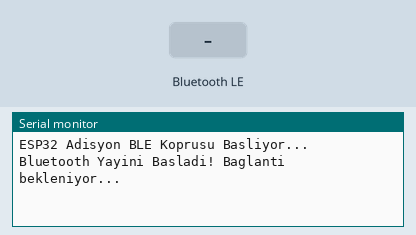
This sketch was run on a simulated ESP32. Parts: the last lines printed to the serial monitor. The inputs (shaded band) are chosen by the test bench. Nothing arrives over Bluetooth unless stated; a phone connects over Bluetooth LE 3 s after start.

Above: at 1.2 s.
1.3 s: Bluetooth LE write "1" received
At 2.5 s:
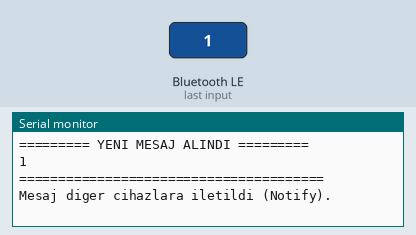
2.8 s: Bluetooth LE write "0" received
At 2.96 s:
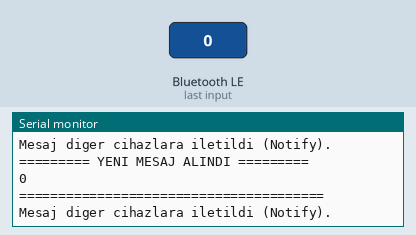
4.5 s: Bluetooth LE write "2" received
At 4.9 s:
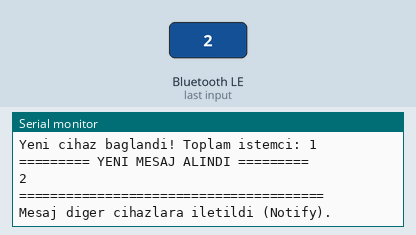

The sketch:

esp32_bridge.ino
```cpp
#include <BLEDevice.h>
#include <BLEServer.h>
#include <BLEUtils.h>
#include <BLE2902.h>

// Özel UUID'ler (Adisyon sistemi için benzersiz)
#define SERVICE_UUID           "4fafc201-1fb5-459e-8fcc-c5c9c331914b"
#define CHARACTERISTIC_UUID    "beb5483e-36e1-4688-b7f5-ea07361b26a8"

BLEServer* pServer = NULL;
BLECharacteristic* pCharacteristic = NULL;
bool deviceConnected = false;
int connectedClients = 0;

// Sunucu bağlantı durumlarını yakalayan sınıf
class MyServerCallbacks: public BLEServerCallbacks {
    void onConnect(BLEServer* pServer) {
      deviceConnected = true;
      connectedClients++;
      Serial.print("Yeni cihaz baglandi! Toplam istemci: ");
      Serial.println(connectedClients);
    }
    void onDisconnect(BLEServer* pServer) {
      connectedClients--;
      if(connectedClients == 0) deviceConnected = false;
      Serial.print("Cihaz koptu! Kalan istemci: ");
      Serial.println(connectedClients);
      // Tekrar görünür (discoverable) ol
      BLEDevice::startAdvertising();
    }
};

// Gelen verileri (Sipariş veya Kasa onayı) yakalayan sınıf
class MyCharacteristicCallbacks: public BLECharacteristicCallbacks {
    void onWrite(BLECharacteristic *pCharacteristic) {
      String rxValue = pCharacteristic->getValue();

      if (rxValue.length() > 0) {
        Serial.println("========= YENI MESAJ ALINDI =========");
        Serial.println(rxValue.c_str());
        Serial.println("=======================================");

        // Alınan mesajı ANINDA tüm bağlı cihazlara (Kasa ve diğer garsonlar) yolla! (Yansıtma / Ayna görevi)
        pCharacteristic->setValue(rxValue);
        pCharacteristic->notify();
        Serial.println("Mesaj diger cihazlara iletildi (Notify).");
      }
    }
};

void setup() {
  Serial.begin(115200);
  Serial.println("ESP32 Adisyon BLE Koprusu Basliyor...");

  // 1. BLE Cihazını başlat
  BLEDevice::init("ADISYON_KOPRUSU");

  // MTU (Maximum Transmission Unit) boyutunu artır ki uzun JSON'lar sığsın (Maksimum 512)
  BLEDevice::setMTU(512);

  // 2. BLE Sunucusu oluştur
  pServer = BLEDevice::createServer();
  pServer->setCallbacks(new MyServerCallbacks());

  // 3. Servis (Hizmet) oluştur
  BLEService *pService = pServer->createService(SERVICE_UUID);

  // 4. Karakteristik (Veri Kanalı) oluştur (Okuma, Yazma, Bildirim)
  pCharacteristic = pService->createCharacteristic(
                      CHARACTERISTIC_UUID,
                      BLECharacteristic::PROPERTY_READ   |
                      BLECharacteristic::PROPERTY_WRITE  |
                      BLECharacteristic::PROPERTY_NOTIFY |
                      BLECharacteristic::PROPERTY_INDICATE
                    );

  // Bildirimleri (Notify) aktifleştirmek için 2902 Descriptor ekle
  pCharacteristic->addDescriptor(new BLE2902());

  // Yazma işlemleri için Callback ata
  pCharacteristic->setCallbacks(new MyCharacteristicCallbacks());

  // 5. Servisi başlat
  pService->start();

  // 6. Yayına (Advertising) başla
  BLEAdvertising *pAdvertising = BLEDevice::getAdvertising();
  pAdvertising->addServiceUUID(SERVICE_UUID);
  pAdvertising->setScanResponse(true);
  pAdvertising->setMinPreferred(0x06);  // iPhone bağlantı sorunlarını çözer
  pAdvertising->setMinPreferred(0x12);
  BLEDevice::startAdvertising();

  Serial.println("Bluetooth Yayini Basladi! Baglanti bekleniyor...");
}

void loop() {
  // ESP32 sadece donanımsal köprü olduğu için Loop içinde hiçbir şey yapmasına gerek yok.
  // Tüm işlemler "Interrupt/Callback" mantığıyla anında çalışır.
  delay(2000);
}
```

Measured:
- after the input at 1.3 s, the serial monitor: prints a new line at once (image 1)
- after the input at 2.8 s, the serial monitor: prints a new line at once (image 2)
- after the input at 4.5 s, the serial monitor: prints a new line at once (image 3)
